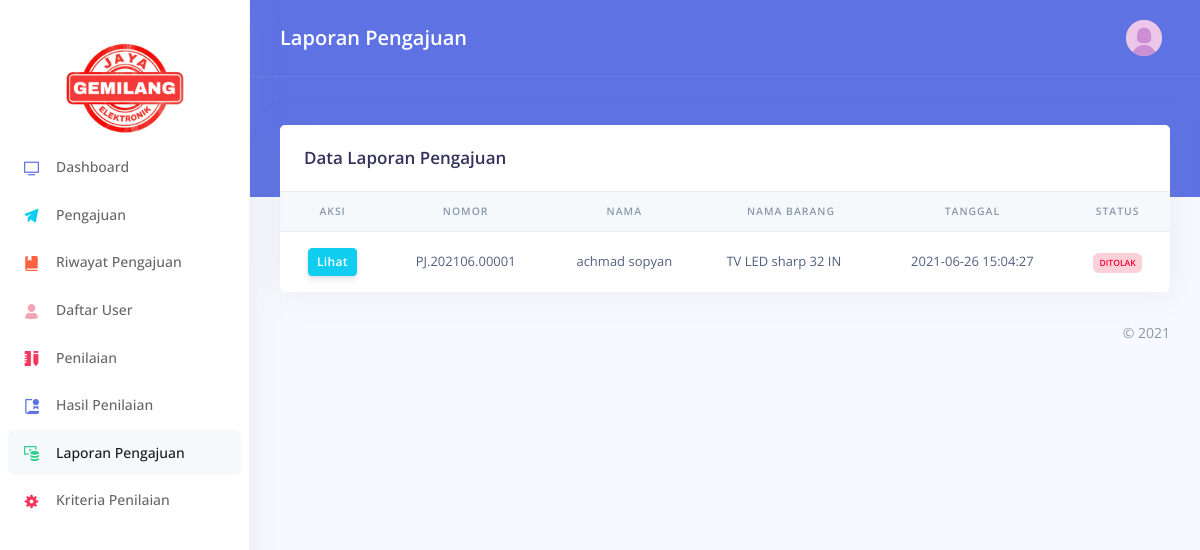
The page /index.php/submissionreport on the database its author committed.
### tables this page shows
CREATE TABLE `submission` (
  `id` int(11) NOT NULL,
  `sub_number` varchar(15) DEFAULT NULL,
  `user_id` int(11) DEFAULT NULL,
  `name` varchar(255) DEFAULT NULL,
  `nik` varchar(15) DEFAULT NULL,
  `store_addr` text DEFAULT NULL,
  `home_addr` text DEFAULT NULL,
  `phone` varchar(15) DEFAULT NULL,
  `item` int(11) DEFAULT NULL,
  `item_name` varchar(255) DEFAULT NULL,
  `installment` int(11) DEFAULT NULL,
  `installment_name` varchar(255) DEFAULT NULL,
  `dp` decimal(10,2) DEFAULT NULL,
  `ktp` varchar(255) DEFAULT NULL,
  `kk` varchar(255) DEFAULT NULL,
  `status` varchar(255) DEFAULT NULL,
  `score` int(3) DEFAULT NULL,
  `insert_date` datetime DEFAULT NULL,
  `review_date` datetime DEFAULT NULL
);

### application/core/MY_Controller.php (called while the page is built, shortened)
<?php if (!defined('BASEPATH')) exit('No direct script access allowed');
class Core_Controller extends CI_Controller
{
  public function template($view = "", $title = "", $data = [])
  {
    $dta['content'] = $view;
    $dta['site_title'] = "Creditapp";
    $dta['site_subtitle'] = $title;
    $pass = array_merge($dta, $data);
    $this->load->view('template_v', $pass);
  }
}

### application/controllers/SubmissionReport.php (called while the page is built, shortened)
<?php
class SubmissionReport extends Core_Controller
{
  public function index()
  {
    $data['asm'] = $this->Assessment_m->getAssessment()->result_array();
    $this->template("submission_report_v", "Laporan Pengajuan", $data);
  }
}

### index.php (called while the page is built, shortened)
<?php
require_once BASEPATH.'core/CodeIgniter.php';

### application/models/Assessment_m.php (called while the page is built, shortened)
<?php if (!defined('BASEPATH')) exit('No direct script access allowed');
class Assessment_m extends CI_Model
{
  public function getAssessment($id = "")
  {
    $this->db->where(['score !=' => NULL]);
    return $this->db->get("submission");
  }
}

### application/views/submission_report_v.php (the view)
<div class="row">
  <div class="col-xl-12">
    <div class="card">
      <div class="card-header border-0">
        <div class="row align-items-center">
          <div class="col">
            <h3 class="mb-0">Data Laporan Pengajuan</h3>
          </div>
        </div>
      </div>
      <div class="table-responsive">
        <table class="table align-items-center table-flush">
          <thead class="thead-light">
            <tr align="center">
              <th scope="col">Aksi</th>
              <th scope="col">Nomor</th>
              <th scope="col">Nama</th>
              <th scope="col">Nama Barang</th>
              <th scope="col">Tanggal</th>
              <th scope="col">Status</th>
            </tr>
          </thead>
          <tbody>
            <?php foreach ((array)$asm as $key => $value) {
              $bd = $value['status'] == "Disetujui" ? "success" : ($value['status'] == "Ditolak" ? "danger" : "primary");
            ?>
              <tr>
                <td align="center">
                  <a class="btn btn-sm btn-info" href="<?= site_url('submissionreport/detail/' . $value['id']) ?>">Lihat</a>
                </td>
                <td align="center"><?= $value['sub_number'] ?></td>
                <td align="center"><?= $value['name'] ?></td>
                <td><?= $value['item_name'] ?></td>
                <td align="center"><?= $value['insert_date'] ?></td>
                <td align="center">
                  <div class="badge badge-<?= $bd ?>"><?= $value['status'] ?></div>
                </td>
              </tr>
            <?php } ?>
          </tbody>
        </table>
      </div>
    </div>
  </div>
</div>

### rows shown on the page
submission: sub_number "PJ.202106.00001", name "achmad sopyan", item_name "TV LED sharp 32 IN", insert_date "2021-06-26 15:04:27", status "DITOLAK"

### other values the page prints
$site_subtitle "Laporan Pengajuan"
